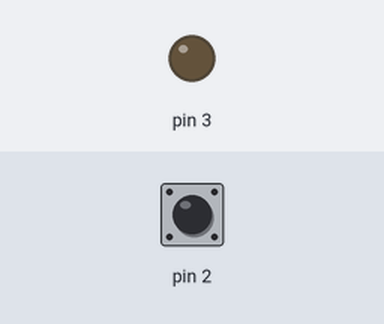
This sketch was run on a simulated Arduino Uno, built with avr-gcc and run on an emulated ATmega328P. Parts: output pins drawn as LEDs (lit = HIGH). The test bench sets the inputs (shaded band); at power-on: pin 2 HIGH.

Above: at 1.2 s.
1.3 s: pin 2 pulled LOW for 0.15 s
At 1.37 s:
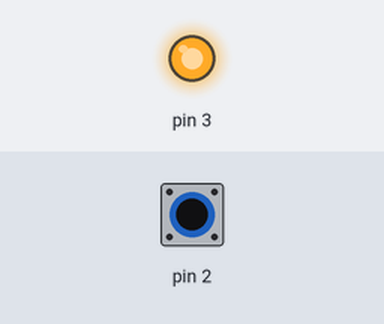
2.9 s: pin 2 pulled LOW for 3.2 s
At 6.4 s:
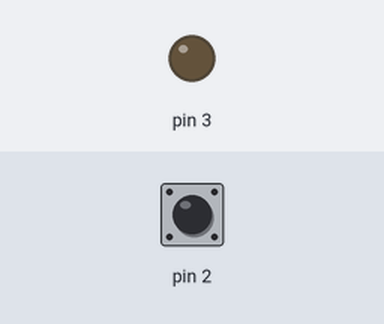
Timing chart, 0 to 7.9 s (numbered marks = the images above; inputs shaded):
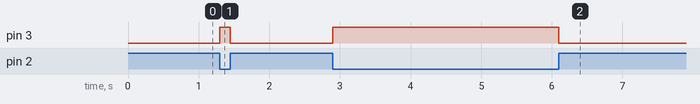

Measured:
- after the input at 1.3 s, pin 3: LOW → HIGH at once, → LOW 0.15 s later
- after the input at 2.9 s, pin 3: LOW → HIGH at once, → LOW 3.2 s later

The sketch:

PUSH_BUTTON.ino
```cpp
int button;
void setup() {
  // put your setup code here, to run once:
  pinMode(2,INPUT);
  digitalWrite(2,HIGH);
  pinMode(3,OUTPUT);

}
void loop() {
  // put your main code here, to run repeatedly:
button=digitalRead(2);
  if(button == LOW)
  {
    digitalWrite(3,HIGH);
  }
  else{
digitalWrite(3,LOW);
  }


}
```

simple.c
```cpp
#include <stdio.h>

int main() {
    printf("Hello, GitHub!\n");
    return 0;
}
```
